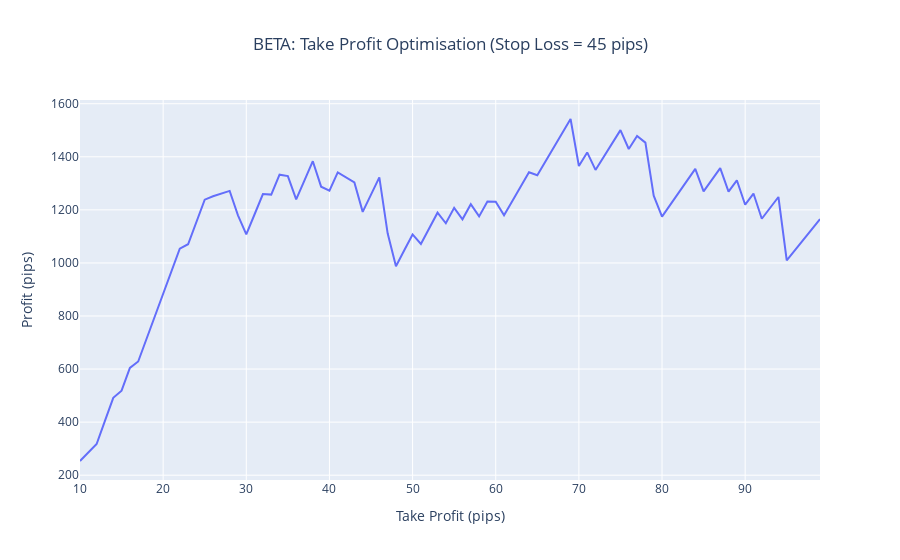

Notebook code for this chart:
### Code cell
# Take Profit analysis
signals = load_beta_trades(signal_file)

stop_loss = 45
take_profits = range(10, 100, 1)
profits = []

for take_profit in take_profits:
    total_profit = 0.0
    wins = 0
    losses = 0
    for signal in signals[-100:]:
        signal.set_stop_loss_pips(stop_loss)
        signal.set_take_profit_pips(take_profit)
        df = load_ticker(signal.ticker, 60)
        profit = analyse_signal(df, signal) * pip_factor(signal.ticker)
        if profit > 0:
            wins += 1
        else:
            losses += 1
        total_profit += profit
        #print(signal, profit)
    profits.append(total_profit)
    print(take_profit, total_profit, wins, losses)
    
fig = go.Figure(data=go.Scatter(x=list(take_profits), y=profits))
fig.update_layout(
    title=f"BETA: Take Profit Optimisation (Stop Loss = {stop_loss} pips)",
    title_x=0.5,
    xaxis_title="Take Profit (pips)",
    yaxis_title="Profit (pips)"
)
fig.show()

### Figure 1 — Plotly figure (JSON) as saved in the notebook; plotly's stock layout.template omitted (floating-point values rounded to 4 significant figures)
{"data": [{"type": "scatter", "x": [10, 11, 12, 13, 14, 15, 16, 17, 18, 19, 20, 21, 22, 23, 24, 25, 26, 27, 28, 29, 30, 31, 32, 33, 34, 35, 36, 37, 38, 39, 40, 41, 42, 43, 44, 45, 46, 47, 48, 49, 50, 51, 52, 53, 54, 55, 56, 57, 58, 59, 60, 61, 62, 63, 64, 65, 66, 67, 68, 69, 70, 71, 72, 73, 74, 75, 76, 77, 78, 79, 80, 81, 82, 83, 84, 85, 86, 87, 88, 89, 90, 91, 92, 93, 94, 95, 96, 97, 98, 99], "y": [253.5, 286.5, 317.5, 404.5, 491.5, 518.5, 604.5, 628.5, 713.5, 798.5, 883.5, 968.5, 1053.0, 1070.0, 1154.0, 1238.0, 1252.0, 1262.0, 1271.0, 1179.0, 1107.0, 1184.0, 1260.0, 1258.0, 1333.0, 1327.0, 1240.0, 1312.0, 1384.0, 1288.0, 1273.0, 1341.0, 1324.0, 1304.0, 1192.0, 1257.0, 1322.0, 1111.0, 987.5, 1047.0, 1107.0, 1072.0, 1131.0, 1190.0, 1150.0, 1208.0, 1165.0, 1222.0, 1176.0, 1232.0, 1231.0, 1180.0, 1234.0, 1287.0, 1341.0, 1331.0, 1383.0, 1437.0, 1490.0, 1542.0, 1365.0, 1417.0, 1351.0, 1401.0, 1451.0, 1501.0, 1430.0, 1479.0, 1454.0, 1254.0, 1175.0, 1220.0, 1265.0, 1310.0, 1355.0, 1269.0, 1314.0, 1358.0, 1268.0, 1311.0, 1220.0, 1262.0, 1167.0, 1208.0, 1249.0, 1010.0, 1049.0, 1088.0, 1127.0, 1166.0]}], "layout": {"title": {"text": "BETA: Take Profit Optimisation (Stop Loss = 45 pips)", "x": 0.5}, "xaxis": {"title": {"text": "Take Profit (pips)"}}, "yaxis": {"title": {"text": "Profit (pips)"}}}}
